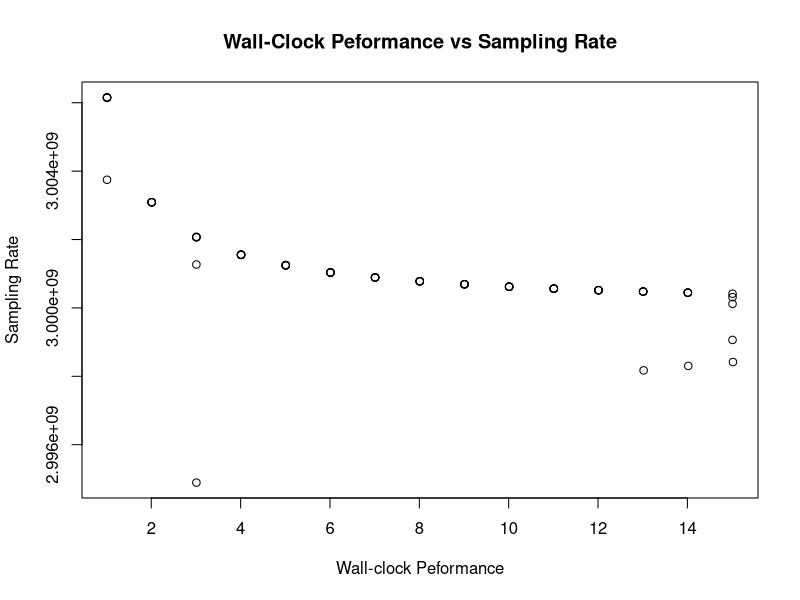

Write R code to recreate this figure. (Note: this script raises an error after producing the figure.)
data<-read.table("file.txt", header=TRUE)
x = data$Time
y = data$Sampling_Rate
jpeg("img.jpg")
plot(x,y, xlab="Wall-clock Peformance", ylab="Sampling Rate", main="Wall-Clock Peformance vs Sampling Rate")
dev.close()
